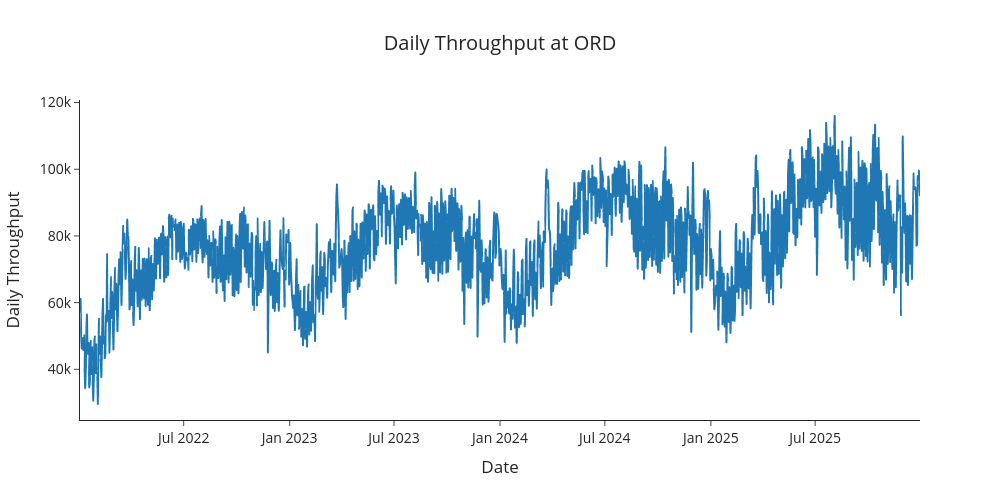
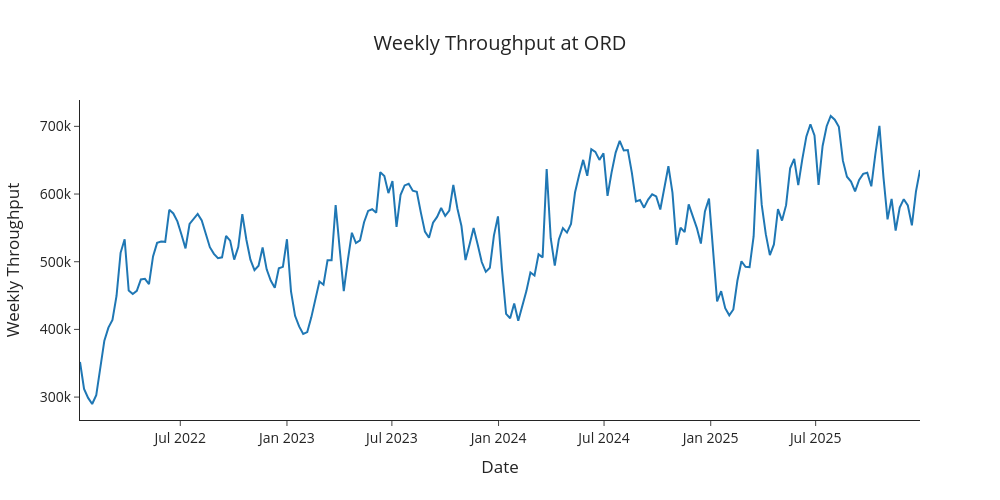

The notebook cell these images were saved under, in order:
### Markdown cell above
Let's see a plot of the data.

### Code cell
#Let's visualize the daily and weekly throughput data for Chicago O'Hare
px.line(data_ord_d, x='datetime', y='total_passenger_throughput', 
        labels={'total_passenger_throughput': 'Daily Throughput','datetime': 'Date'},
        template="simple_white", 
        title='Daily Throughput at ORD',
        height=500, width=1000).update_layout(font=dict(size=14), title_x=0.5).show()

px.line(data_ord_w, x='datetime', y='total_passenger_throughput', 
        labels={'total_passenger_throughput': 'Weekly Throughput','datetime': 'Date'},
        template="simple_white", 
        title='Weekly Throughput at ORD',
        height=500, width=1000).update_layout(font=dict(size=14), title_x=0.5).show()

### Figure 1 — Plotly figure (JSON) as saved in the notebook; plotly's stock layout.template omitted (floating-point values rounded to 4 significant figures; data arrays with more than 128 entries replaced by an {"elided": "..."} marker saying what was removed)
{"data": [{"hovertemplate": "Date=%{x}<br>Daily Throughput=%{y}<extra></extra>", "legendgroup": "", "line": {"color": "#1F77B4", "dash": "solid"}, "marker": {"symbol": "circle"}, "mode": "lines", "name": "", "showlegend": false, "type": "scattergl", "x": {"elided": "1459 str values"}, "xaxis": "x", "y": {"elided": "1459 int values"}, "yaxis": "y"}], "layout": {"font": {"size": 14}, "height": 500, "legend": {"tracegroupgap": 0}, "title": {"text": "Daily Throughput at ORD", "x": 0.5}, "width": 1000, "xaxis": {"anchor": "y", "domain": [0, 1], "title": {"text": "Date"}}, "yaxis": {"anchor": "x", "domain": [0, 1], "title": {"text": "Daily Throughput"}}}}

### Figure 2 — Plotly figure (JSON) as saved in the notebook; plotly's stock layout.template omitted (floating-point values rounded to 4 significant figures; data arrays with more than 128 entries replaced by an {"elided": "..."} marker saying what was removed)
{"data": [{"hovertemplate": "Date=%{x}<br>Weekly Throughput=%{y}<extra></extra>", "legendgroup": "", "line": {"color": "#1F77B4", "dash": "solid"}, "marker": {"symbol": "circle"}, "mode": "lines", "name": "", "orientation": "v", "showlegend": false, "type": "scatter", "x": {"elided": "208 str values"}, "xaxis": "x", "y": {"elided": "208 int values"}, "yaxis": "y"}], "layout": {"font": {"size": 14}, "height": 500, "legend": {"tracegroupgap": 0}, "title": {"text": "Weekly Throughput at ORD", "x": 0.5}, "width": 1000, "xaxis": {"anchor": "y", "domain": [0, 1], "title": {"text": "Date"}}, "yaxis": {"anchor": "x", "domain": [0, 1], "title": {"text": "Weekly Throughput"}}}}
